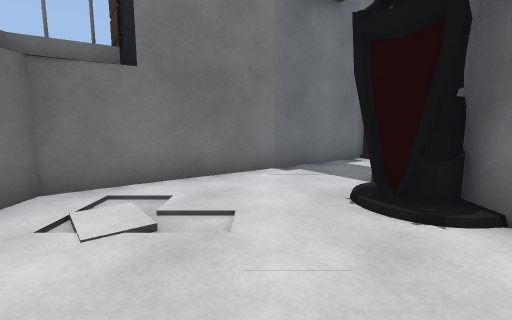
[1] (above)

17 first-person views from a walk through a 3-D level made in the Unity game engine. The camera is 1.2 m above the floor, tilts 8° down and sees 85° across. The floor is counted in squares, 1 m on a side. Each view is taken from the middle of a square. On the plan, view 1 faces up. The plan holds only what a view shows up to about 13 squares ahead; the rest is blank. Surface patterns are stand-ins for the level's own textures.

[2]
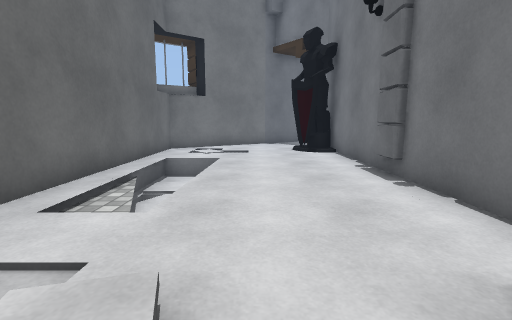

[3]
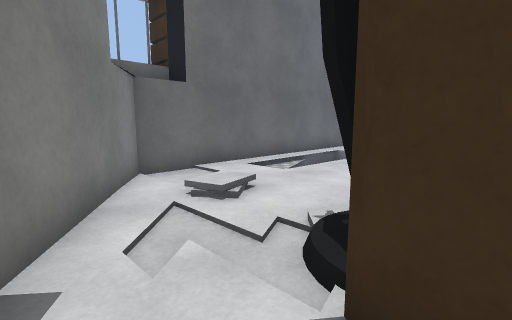

[4]
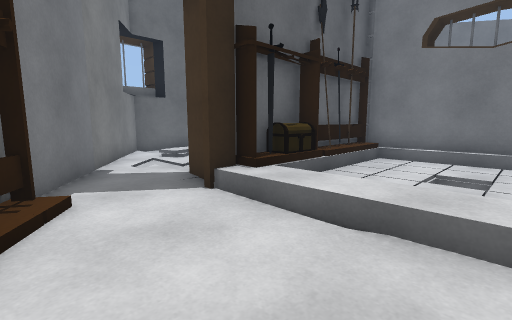

[5]
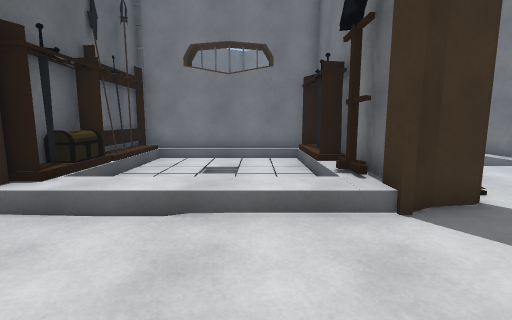

[6]
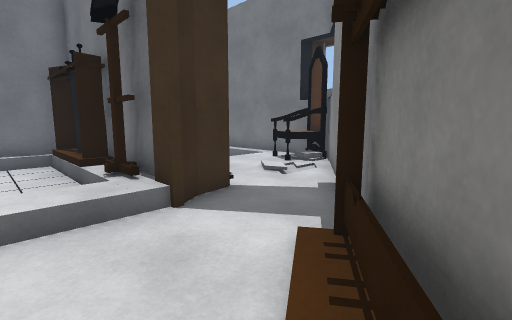

[7]
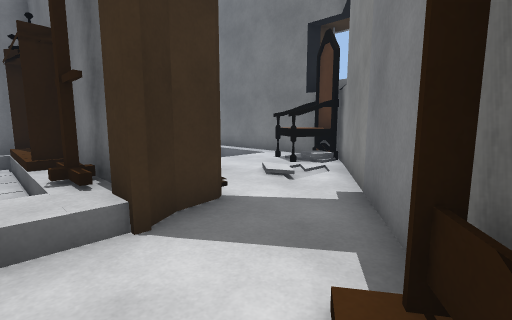

[8]
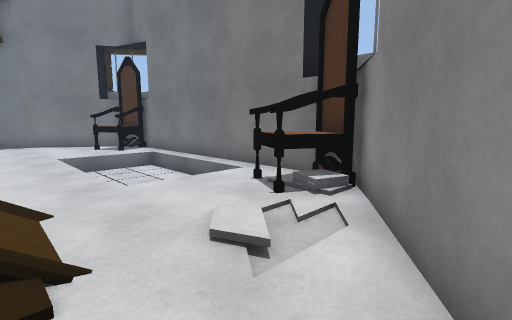

[9]
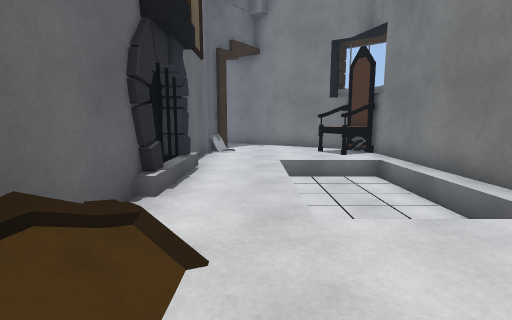

[10]
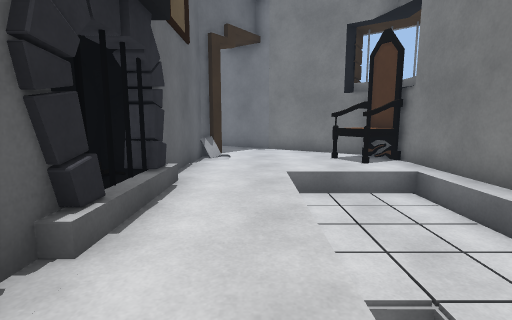

[11]
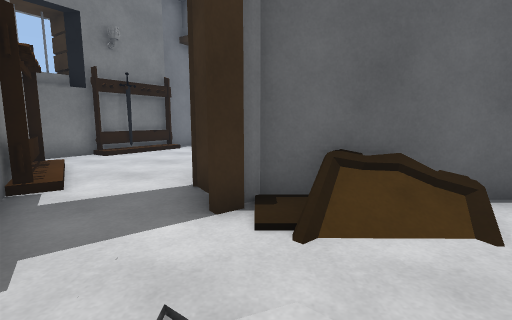

[12]
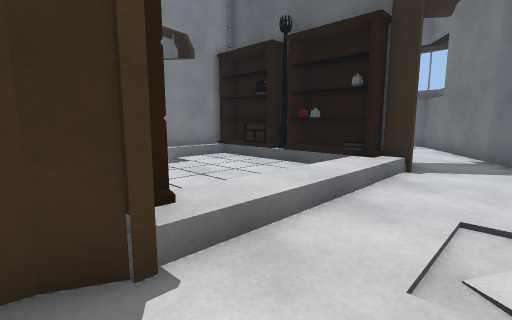

[13]
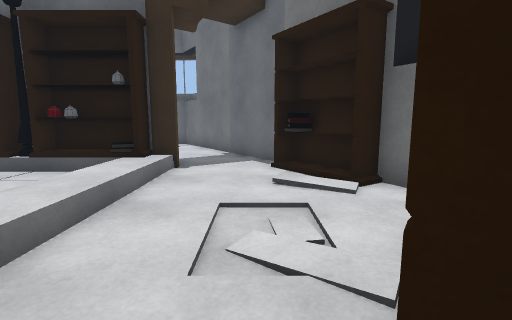

[14]
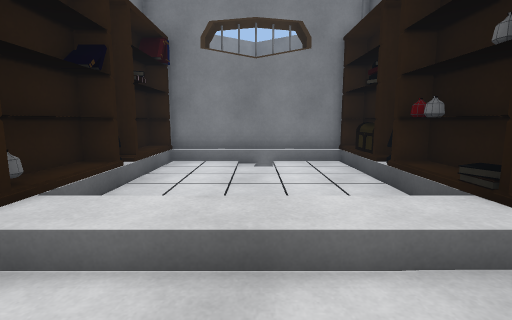

[15]
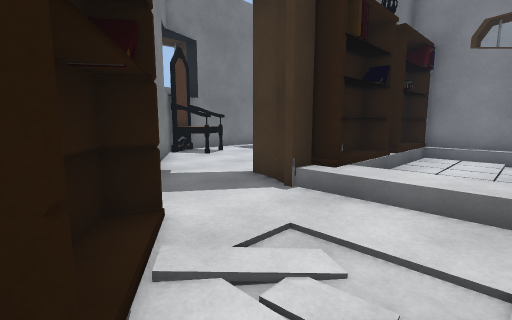

[16]
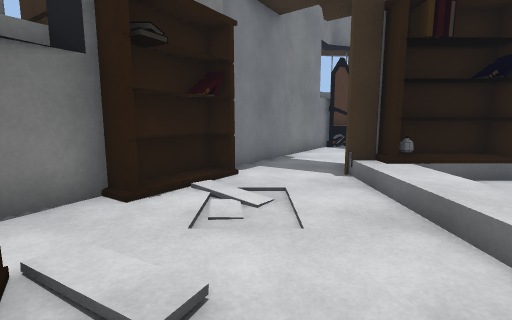

[17]
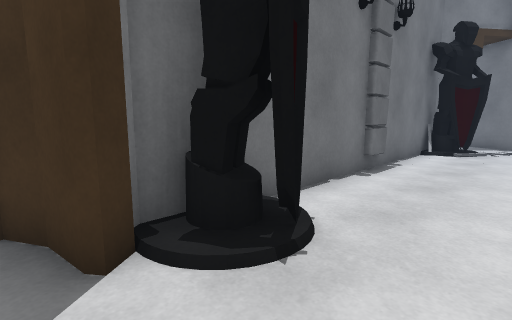

### Floor plan
Key: @ floor where view 1 was taken; # wall or solid block; . main floor; - floor 0.5 m lower than the main floor; / step, stairs or slope; = window, fence, low wall or low ledge; ^ raised ledge.
Columns run from 4 left of view 1 to 18 right of it. Each row starts with its distance up from view 1.
 11          #####
 10         ###.###
  9       ### ... ###
  8      ##.........##
  7    ###...........###
  6   ##....///////....##
  5 ###...###/////##....##
  4 #.....###.....##....^##
  3 #.....###.....##....^##
  2 #......##.....##......#
  1 #.- ...##.....##..---##
  0 #.-.@..##..#..##..---##
 -1 #./=...#########..---#
 -2 #./....##.....##..---##
 -3 #./....##.....##.. --##
 -4 #......##.. ..##......#
 -5 #.....###.. ..##/...^##
 -6 #../..###     ##/./.^##
 -7 ###...###/////##../.##
 -8   ##...##/////##...##
 -9    ###...........###
-10      ##.........##
-11       ###..../###
-12         ###./##
-13          #####

Where each view was taken, in squares from view 1:
view 1: 0 up, 0 right, facing up
view 2: 7 down, 0 right, facing up
view 3: 9 down, 3 right, facing up-left
view 4: 11 down, 8 right, facing up-left
view 5: 12 down, 8 right, facing up
view 6: 12 down, 8 right, facing up-right
view 7: 11 down, 9 right, facing up-right
view 8: 9 down, 12 right, facing up-right
view 9: 7 down, 13 right, facing up
view 10: 5 down, 13 right, facing up
view 11: 7 down, 15 right, facing left
view 12: 8 up, 11 right, facing down-left
view 13: 8 up, 11 right, facing left
view 14: 8 up, 7 right, facing down
view 15: 10 up, 7 right, facing down-right
view 16: 8 up, 4 right, facing right
view 17: 6 up, 0 right, facing down-right
